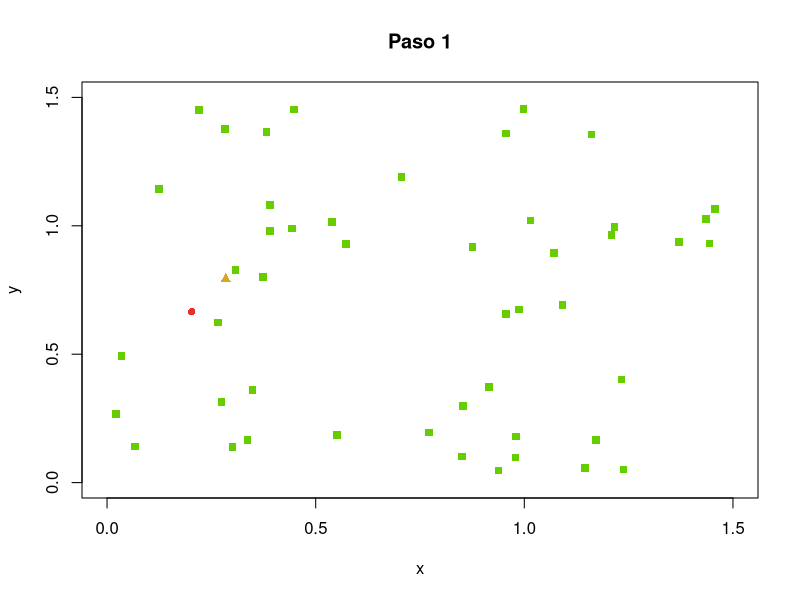
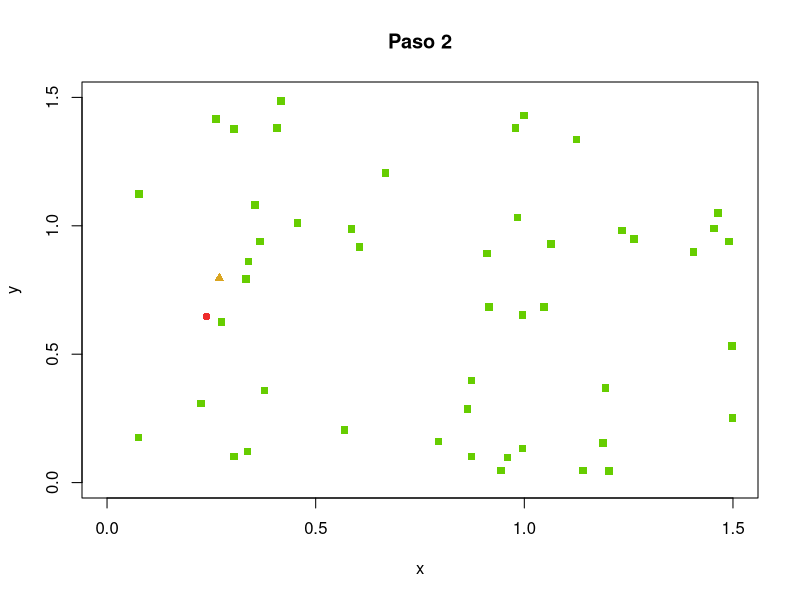
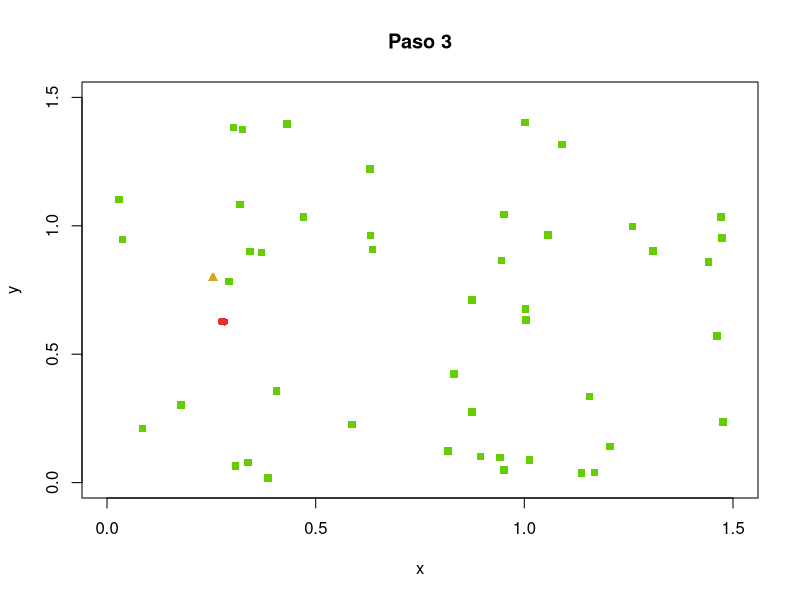
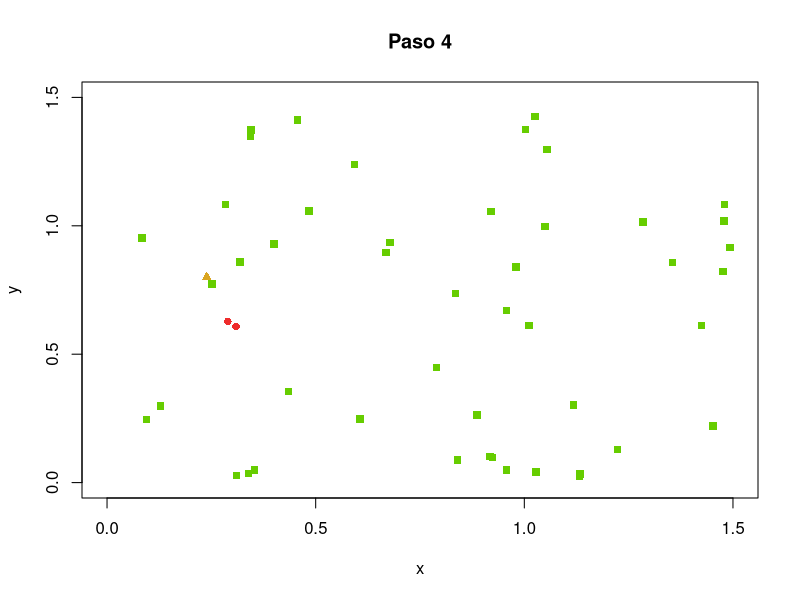
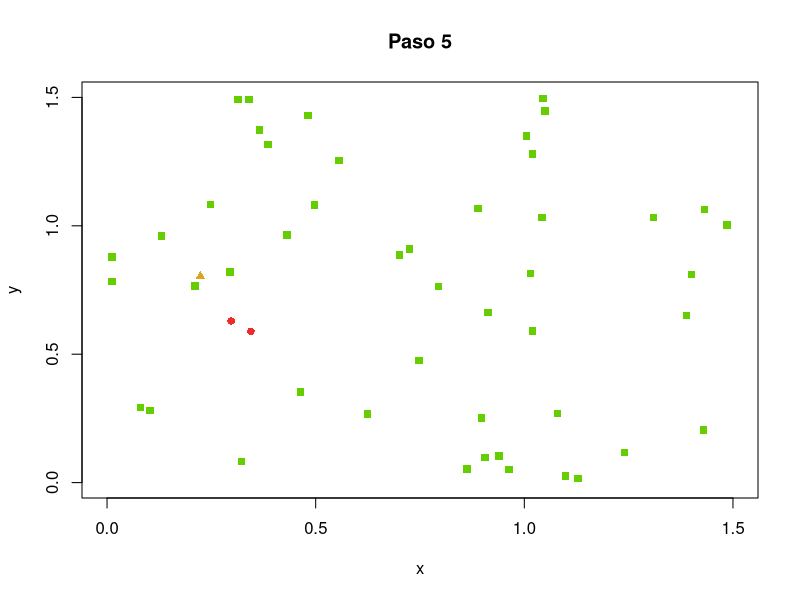
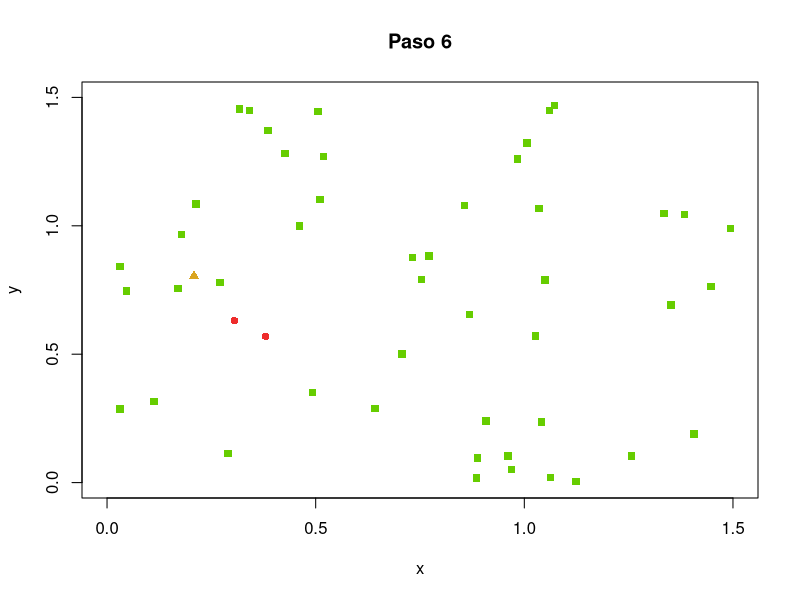
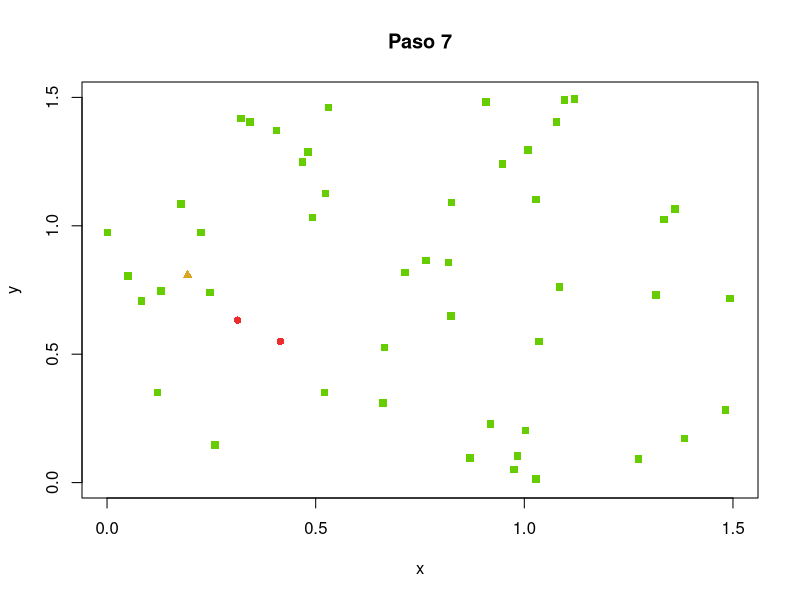
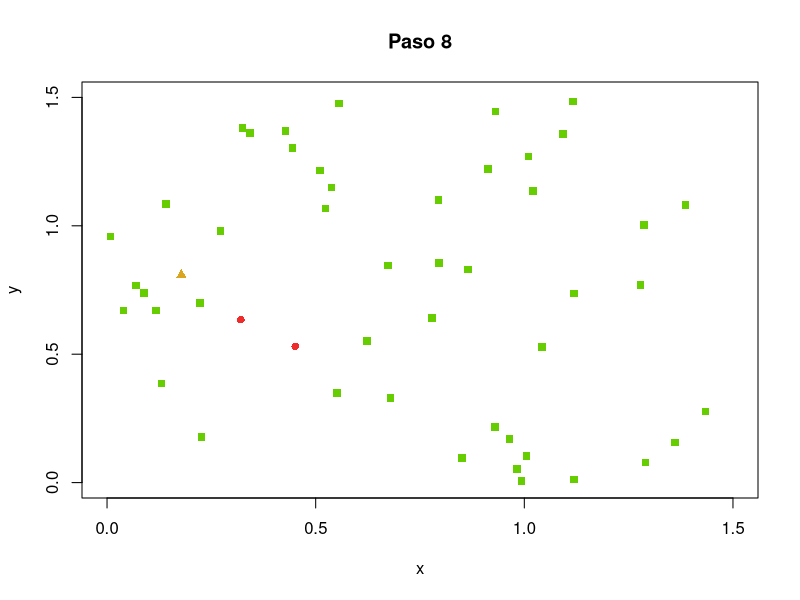

R code for these plots, in order: (Note: this script raises an error after producing the figures.)
l <- 1.5
n <- 50
pi <- 0.05
pr <- 0.02
pv <- 0.035
v <- l / 30
agentes <- data.frame(x = double(), y = double(), dx = double(), dy = double(), estado  = character())
for (i in 1:n) {
  e <- "S"
  if (runif(1) < pi) {
    e <- "I"
  }
  if (runif(1) < pv){
    e <- "R"
  }
  agentes <- rbind(agentes, data.frame(x = runif(1, 0, l), y = runif(1, 0, l),
                                       dx = runif(1, -v, v), dy = runif(1, -v, v),
                                       estado = e))
  levels(agentes$estado) <- c("S", "I", "R")
}
epidemia <- integer()
r <- 0.1
tmax <- 100
digitos <- floor(log(tmax, 10)) + 1
for (tiempo in 1:tmax) {
  infectados <- dim(agentes[agentes$estado == "I",])[1]
  epidemia <- c(epidemia, infectados)
  if (infectados == 0) {
    break
  }
  contagios <- rep(FALSE, n)
  for (i in 1:n) { # posibles contagios
    a1 <- agentes[i, ]
    if (a1$estado == "I") { # desde los infectados
      for (j in 1:n) {
        if (!contagios[j]) { # aun sin contagio
          a2 <- agentes[j, ]
          if (a2$estado == "S") { # hacia los susceptibles
            dx <- a1$x - a2$x
            dy <- a1$y - a2$y
            d <- sqrt(dx^2 + dy^2)
            if (d < r) { # umbral
              p <- (r - d) / r
              if (runif(1) < p) {
                contagios[j] <- TRUE
              }
            }
          }
        }
      }
    }
  }
  for (i in 1:n) { # movimientos y actualizaciones
    a <- agentes[i, ]
    if (contagios[i]) {
      a$estado <- "I"
    } else if (a$estado == "I") { # ya estaba infectado
      if (runif(1) < pr) {
        a$estado <- "R" # recupera
      }
    }
    a$x <- a$x + a$dx
    a$y <- a$y + a$dy
    if (a$x > l) {
      a$x <- a$x - l
    }
    if (a$y > l) {
      a$y <- a$y - l
    }
    if (a$x < 0) {
      a$x <- a$x + l
    }
    if (a$y < 0) {
      a$y <- a$y + l
    }
    agentes[i, ] <- a
  }
  aS <- agentes[agentes$estado == "S",]
  aI <- agentes[agentes$estado == "I",]
  aR <- agentes[agentes$estado == "R",]
  
  tl <- paste(tiempo, "", sep="")
  while (nchar(tl) < digitos) {
    tl <- paste("0", tl, sep="")
  }
  salida <- paste("p6_t", tl, ".png", sep="")
  tiempo <- paste("Paso", tiempo)
  png(salida)
  plot(l, type="n", main=tiempo, xlim=c(0, l), ylim=c(0, l), xlab="x", ylab="y")
  if (dim(aS)[1] > 0) {
    points(aS$x, aS$y, pch=15, col="chartreuse3", bg="chartreuse3")
  }
  if (dim(aI)[1] > 0) {
    points(aI$x, aI$y, pch=16, col="firebrick2", bg="firebrick2")
  }
  if (dim(aR)[1] > 0) {
    points(aR$x, aR$y, pch=17, col="goldenrod", bg="goldenrod")
  }
  
  graphics.off()
}
png("p6e.png", width=600, height=300)
plot(1:length(epidemia), 100 * epidemia / n, xlab="Tiempo", ylab="Porcentaje de infectados")
graphics.off()

#system.time(source('~/Simulacion-de-Sistemas/Tarea6/pruebas/ref.R'))[3]